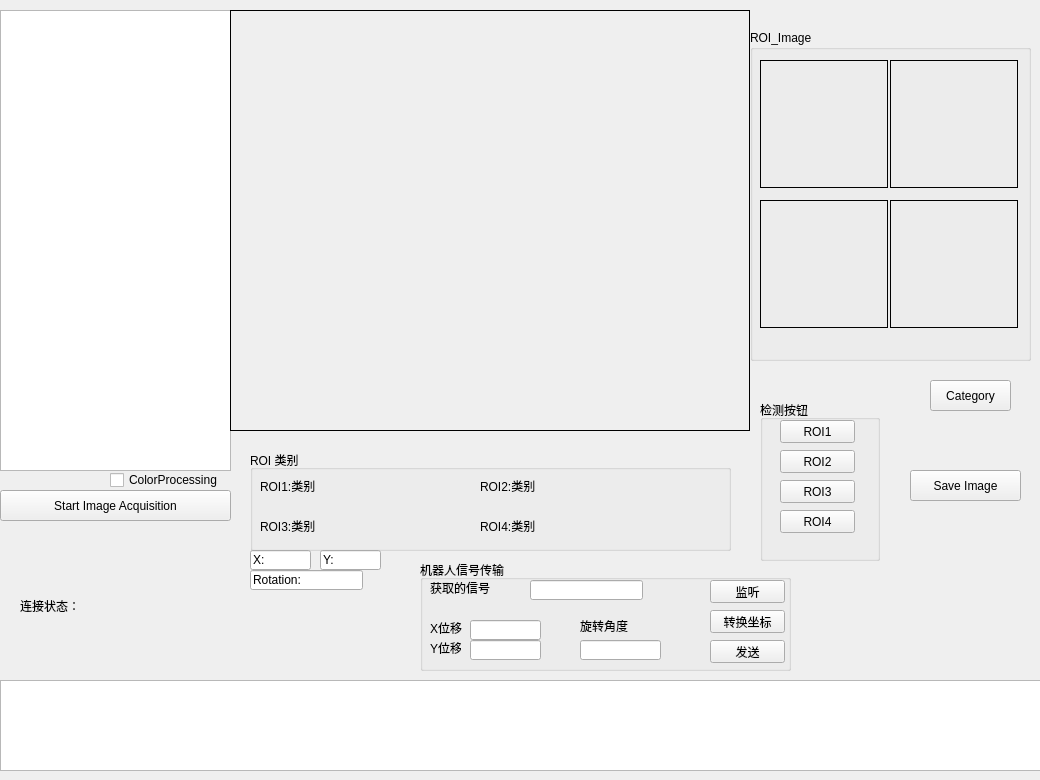
<?xml version="1.0" encoding="UTF-8"?>
<ui version="4.0">
 <class>AsynchronousGrabClass</class>
 <widget class="QMainWindow" name="AsynchronousGrabClass">
  <property name="geometry">
   <rect>
    <x>0</x>
    <y>0</y>
    <width>1040</width>
    <height>780</height>
   </rect>
  </property>
  <property name="sizePolicy">
   <sizepolicy hsizetype="Fixed" vsizetype="Fixed">
    <horstretch>0</horstretch>
    <verstretch>0</verstretch>
   </sizepolicy>
  </property>
  <property name="minimumSize">
   <size>
    <width>1040</width>
    <height>780</height>
   </size>
  </property>
  <property name="maximumSize">
   <size>
    <width>1040</width>
    <height>780</height>
   </size>
  </property>
  <property name="windowTitle">
   <string>AsynchronousGrab (Qt version)</string>
  </property>
  <property name="windowIcon">
   <iconset resource="AsynchronousGrab.qrc">
    <normaloff>:/AsynchronousGrabQt/AsynchronousGrab.png</normaloff>:/AsynchronousGrabQt/AsynchronousGrab.png</iconset>
  </property>
  <widget class="QWidget" name="centralWidget">
   <widget class="QListWidget" name="m_ListBoxCameras">
    <property name="geometry">
     <rect>
      <x>0</x>
      <y>10</y>
      <width>231</width>
      <height>461</height>
     </rect>
    </property>
   </widget>
   <widget class="QListWidget" name="m_ListLog">
    <property name="geometry">
     <rect>
      <x>0</x>
      <y>680</y>
      <width>1041</width>
      <height>91</height>
     </rect>
    </property>
   </widget>
   <widget class="QPushButton" name="m_ButtonStartStop">
    <property name="geometry">
     <rect>
      <x>0</x>
      <y>490</y>
      <width>231</width>
      <height>31</height>
     </rect>
    </property>
    <property name="text">
     <string>Start Image Acquisition</string>
    </property>
   </widget>
   <widget class="QLabel" name="m_LabelStream">
    <property name="geometry">
     <rect>
      <x>230</x>
      <y>10</y>
      <width>520</width>
      <height>421</height>
     </rect>
    </property>
    <property name="sizePolicy">
     <sizepolicy hsizetype="Fixed" vsizetype="Fixed">
      <horstretch>0</horstretch>
      <verstretch>0</verstretch>
     </sizepolicy>
    </property>
    <property name="frameShape">
     <enum>QFrame::Box</enum>
    </property>
    <property name="text">
     <string/>
    </property>
   </widget>
   <widget class="QCheckBox" name="m_ColorProcessingCheckBox">
    <property name="geometry">
     <rect>
      <x>110</x>
      <y>470</y>
      <width>121</width>
      <height>20</height>
     </rect>
    </property>
    <property name="text">
     <string>ColorProcessing</string>
    </property>
   </widget>
   <widget class="QPushButton" name="m_BtnImageSaved">
    <property name="geometry">
     <rect>
      <x>910</x>
      <y>470</y>
      <width>111</width>
      <height>31</height>
     </rect>
    </property>
    <property name="text">
     <string>Save Image</string>
    </property>
   </widget>
   <widget class="QGroupBox" name="m_GBox_ROIs">
    <property name="geometry">
     <rect>
      <x>750</x>
      <y>30</y>
      <width>281</width>
      <height>331</height>
     </rect>
    </property>
    <property name="title">
     <string>ROI_Image</string>
    </property>
    <widget class="QLabel" name="m_LabelSavedImage_4">
     <property name="geometry">
      <rect>
       <x>10</x>
       <y>30</y>
       <width>128</width>
       <height>128</height>
      </rect>
     </property>
     <property name="sizePolicy">
      <sizepolicy hsizetype="Fixed" vsizetype="Fixed">
       <horstretch>0</horstretch>
       <verstretch>0</verstretch>
      </sizepolicy>
     </property>
     <property name="frameShape">
      <enum>QFrame::Box</enum>
     </property>
     <property name="text">
      <string/>
     </property>
     <property name="scaledContents">
      <bool>true</bool>
     </property>
    </widget>
    <widget class="QLabel" name="m_LabelSavedImage_3">
     <property name="geometry">
      <rect>
       <x>10</x>
       <y>170</y>
       <width>128</width>
       <height>128</height>
      </rect>
     </property>
     <property name="sizePolicy">
      <sizepolicy hsizetype="Fixed" vsizetype="Fixed">
       <horstretch>0</horstretch>
       <verstretch>0</verstretch>
      </sizepolicy>
     </property>
     <property name="frameShape">
      <enum>QFrame::Box</enum>
     </property>
     <property name="text">
      <string/>
     </property>
     <property name="scaledContents">
      <bool>true</bool>
     </property>
    </widget>
    <widget class="QLabel" name="m_LabelSavedImage_2">
     <property name="geometry">
      <rect>
       <x>140</x>
       <y>30</y>
       <width>128</width>
       <height>128</height>
      </rect>
     </property>
     <property name="sizePolicy">
      <sizepolicy hsizetype="Fixed" vsizetype="Fixed">
       <horstretch>0</horstretch>
       <verstretch>0</verstretch>
      </sizepolicy>
     </property>
     <property name="frameShape">
      <enum>QFrame::Box</enum>
     </property>
     <property name="text">
      <string/>
     </property>
     <property name="scaledContents">
      <bool>true</bool>
     </property>
    </widget>
    <widget class="QLabel" name="m_LabelSavedImage">
     <property name="geometry">
      <rect>
       <x>140</x>
       <y>170</y>
       <width>128</width>
       <height>128</height>
      </rect>
     </property>
     <property name="sizePolicy">
      <sizepolicy hsizetype="Fixed" vsizetype="Fixed">
       <horstretch>0</horstretch>
       <verstretch>0</verstretch>
      </sizepolicy>
     </property>
     <property name="frameShape">
      <enum>QFrame::Box</enum>
     </property>
     <property name="text">
      <string/>
     </property>
     <property name="scaledContents">
      <bool>true</bool>
     </property>
    </widget>
   </widget>
   <widget class="QPushButton" name="m_BtnPistonCate">
    <property name="geometry">
     <rect>
      <x>930</x>
      <y>380</y>
      <width>81</width>
      <height>31</height>
     </rect>
    </property>
    <property name="text">
     <string>Category</string>
    </property>
   </widget>
   <widget class="QGroupBox" name="m_GBox_Cate">
    <property name="geometry">
     <rect>
      <x>250</x>
      <y>450</y>
      <width>481</width>
      <height>101</height>
     </rect>
    </property>
    <property name="title">
     <string>ROI 类别</string>
    </property>
    <widget class="QLabel" name="m_list_label">
     <property name="geometry">
      <rect>
       <x>10</x>
       <y>20</y>
       <width>71</width>
       <height>31</height>
      </rect>
     </property>
     <property name="text">
      <string>ROI1:类别</string>
     </property>
    </widget>
    <widget class="QLabel" name="m_list_label_2">
     <property name="geometry">
      <rect>
       <x>230</x>
       <y>20</y>
       <width>71</width>
       <height>31</height>
      </rect>
     </property>
     <property name="text">
      <string>ROI2:类别</string>
     </property>
    </widget>
    <widget class="QLabel" name="m_list_label_3">
     <property name="geometry">
      <rect>
       <x>10</x>
       <y>60</y>
       <width>71</width>
       <height>31</height>
      </rect>
     </property>
     <property name="text">
      <string>ROI3:类别</string>
     </property>
    </widget>
    <widget class="QLabel" name="m_list_label_4">
     <property name="geometry">
      <rect>
       <x>230</x>
       <y>60</y>
       <width>71</width>
       <height>31</height>
      </rect>
     </property>
     <property name="text">
      <string>ROI4:类别</string>
     </property>
    </widget>
   </widget>
   <widget class="QGroupBox" name="m_GBox_Detect">
    <property name="geometry">
     <rect>
      <x>760</x>
      <y>400</y>
      <width>120</width>
      <height>161</height>
     </rect>
    </property>
    <property name="title">
     <string>检测按钮</string>
    </property>
    <widget class="QPushButton" name="m_Btn_Detect_ROI1">
     <property name="geometry">
      <rect>
       <x>20</x>
       <y>20</y>
       <width>75</width>
       <height>23</height>
      </rect>
     </property>
     <property name="text">
      <string>ROI1</string>
     </property>
    </widget>
    <widget class="QPushButton" name="m_Btn_Detect_ROI2">
     <property name="geometry">
      <rect>
       <x>20</x>
       <y>50</y>
       <width>75</width>
       <height>23</height>
      </rect>
     </property>
     <property name="text">
      <string>ROI2</string>
     </property>
    </widget>
    <widget class="QPushButton" name="m_Btn_Detect_ROI3">
     <property name="geometry">
      <rect>
       <x>20</x>
       <y>80</y>
       <width>75</width>
       <height>23</height>
      </rect>
     </property>
     <property name="text">
      <string>ROI3</string>
     </property>
    </widget>
    <widget class="QPushButton" name="m_Btn_Detect_ROI4">
     <property name="geometry">
      <rect>
       <x>20</x>
       <y>110</y>
       <width>75</width>
       <height>23</height>
      </rect>
     </property>
     <property name="text">
      <string>ROI4</string>
     </property>
    </widget>
   </widget>
   <widget class="QLineEdit" name="m_LineXROI1">
    <property name="geometry">
     <rect>
      <x>250</x>
      <y>550</y>
      <width>61</width>
      <height>20</height>
     </rect>
    </property>
    <property name="text">
     <string>X:</string>
    </property>
   </widget>
   <widget class="QLineEdit" name="m_LineYROI1">
    <property name="geometry">
     <rect>
      <x>320</x>
      <y>550</y>
      <width>61</width>
      <height>20</height>
     </rect>
    </property>
    <property name="text">
     <string>Y:</string>
    </property>
   </widget>
   <widget class="QLineEdit" name="m_LineRotROI1">
    <property name="geometry">
     <rect>
      <x>250</x>
      <y>570</y>
      <width>113</width>
      <height>20</height>
     </rect>
    </property>
    <property name="text">
     <string>Rotation:</string>
    </property>
   </widget>
   <widget class="QGroupBox" name="m_GBox_Net">
    <property name="geometry">
     <rect>
      <x>420</x>
      <y>560</y>
      <width>371</width>
      <height>111</height>
     </rect>
    </property>
    <property name="title">
     <string>机器人信号传输</string>
    </property>
    <widget class="QPushButton" name="m_Btn_Listen">
     <property name="geometry">
      <rect>
       <x>290</x>
       <y>20</y>
       <width>75</width>
       <height>23</height>
      </rect>
     </property>
     <property name="text">
      <string>监听</string>
     </property>
    </widget>
    <widget class="QLineEdit" name="lineEdit">
     <property name="geometry">
      <rect>
       <x>110</x>
       <y>20</y>
       <width>113</width>
       <height>20</height>
      </rect>
     </property>
    </widget>
    <widget class="QLabel" name="m_Label_Get">
     <property name="geometry">
      <rect>
       <x>10</x>
       <y>20</y>
       <width>71</width>
       <height>16</height>
      </rect>
     </property>
     <property name="text">
      <string>获取的信号</string>
     </property>
    </widget>
    <widget class="QLabel" name="m_Label_X">
     <property name="geometry">
      <rect>
       <x>10</x>
       <y>60</y>
       <width>54</width>
       <height>16</height>
      </rect>
     </property>
     <property name="text">
      <string>X位移</string>
     </property>
    </widget>
    <widget class="QLabel" name="m_Label_Y">
     <property name="geometry">
      <rect>
       <x>10</x>
       <y>80</y>
       <width>31</width>
       <height>16</height>
      </rect>
     </property>
     <property name="text">
      <string>Y位移</string>
     </property>
    </widget>
    <widget class="QLabel" name="m_Label_R">
     <property name="geometry">
      <rect>
       <x>160</x>
       <y>60</y>
       <width>54</width>
       <height>12</height>
      </rect>
     </property>
     <property name="text">
      <string>旋转角度</string>
     </property>
    </widget>
    <widget class="QPushButton" name="m_Btn_Send">
     <property name="geometry">
      <rect>
       <x>290</x>
       <y>80</y>
       <width>75</width>
       <height>23</height>
      </rect>
     </property>
     <property name="text">
      <string>发送</string>
     </property>
    </widget>
    <widget class="QLineEdit" name="m_Robot_X">
     <property name="geometry">
      <rect>
       <x>50</x>
       <y>60</y>
       <width>71</width>
       <height>20</height>
      </rect>
     </property>
    </widget>
    <widget class="QLineEdit" name="m_Robot_Y">
     <property name="geometry">
      <rect>
       <x>50</x>
       <y>80</y>
       <width>71</width>
       <height>20</height>
      </rect>
     </property>
    </widget>
    <widget class="QLineEdit" name="m_Robot_R">
     <property name="geometry">
      <rect>
       <x>160</x>
       <y>80</y>
       <width>81</width>
       <height>20</height>
      </rect>
     </property>
    </widget>
    <widget class="QPushButton" name="m_BtnTran">
     <property name="geometry">
      <rect>
       <x>290</x>
       <y>50</y>
       <width>75</width>
       <height>23</height>
      </rect>
     </property>
     <property name="text">
      <string>转换坐标</string>
     </property>
    </widget>
   </widget>
   <widget class="QLabel" name="m_Status_Connect">
    <property name="geometry">
     <rect>
      <x>20</x>
      <y>590</y>
      <width>211</width>
      <height>31</height>
     </rect>
    </property>
    <property name="text">
     <string>连接状态：</string>
    </property>
   </widget>
  </widget>
 </widget>
 <layoutdefault spacing="6" margin="11"/>
 <resources>
  <include location="AsynchronousGrab.qrc"/>
 </resources>
 <connections>
  <connection>
   <sender>m_BtnImageSaved</sender>
   <signal>clicked()</signal>
   <receiver>AsynchronousGrabClass</receiver>
   <slot>OnBtnSavedImageClicked()</slot>
   <hints>
    <hint type="sourcelabel">
     <x>934</x>
     <y>483</y>
    </hint>
    <hint type="destinationlabel">
     <x>810</x>
     <y>457</y>
    </hint>
   </hints>
  </connection>
  <connection>
   <sender>m_BtnPistonCate</sender>
   <signal>clicked()</signal>
   <receiver>AsynchronousGrabClass</receiver>
   <slot>OnBtnPistonCategoryClicked()</slot>
   <hints>
    <hint type="sourcelabel">
     <x>788</x>
     <y>391</y>
    </hint>
    <hint type="destinationlabel">
     <x>777</x>
     <y>423</y>
    </hint>
   </hints>
  </connection>
  <connection>
   <sender>m_Btn_Detect_ROI1</sender>
   <signal>clicked()</signal>
   <receiver>AsynchronousGrabClass</receiver>
   <slot>OnBtn_1PistonLocationClicked()</slot>
   <hints>
    <hint type="sourcelabel">
     <x>795</x>
     <y>430</y>
    </hint>
    <hint type="destinationlabel">
     <x>749</x>
     <y>440</y>
    </hint>
   </hints>
  </connection>
  <connection>
   <sender>m_Btn_Listen</sender>
   <signal>clicked()</signal>
   <receiver>AsynchronousGrabClass</receiver>
   <slot>OnBtnListenClicked()</slot>
   <hints>
    <hint type="sourcelabel">
     <x>769</x>
     <y>593</y>
    </hint>
    <hint type="destinationlabel">
     <x>885</x>
     <y>596</y>
    </hint>
   </hints>
  </connection>
  <connection>
   <sender>m_Btn_Send</sender>
   <signal>clicked()</signal>
   <receiver>AsynchronousGrabClass</receiver>
   <slot>OnBtnListenClicked()</slot>
   <hints>
    <hint type="sourcelabel">
     <x>777</x>
     <y>651</y>
    </hint>
    <hint type="destinationlabel">
     <x>884</x>
     <y>637</y>
    </hint>
   </hints>
  </connection>
  <connection>
   <sender>m_BtnTran</sender>
   <signal>clicked()</signal>
   <receiver>AsynchronousGrabClass</receiver>
   <slot>TransformRobot()</slot>
   <hints>
    <hint type="sourcelabel">
     <x>759</x>
     <y>619</y>
    </hint>
    <hint type="destinationlabel">
     <x>837</x>
     <y>609</y>
    </hint>
   </hints>
  </connection>
 </connections>
 <slots>
  <slot>OnBtnSavedImageClicked()</slot>
  <slot>OnBtnPistonCategoryClicked()</slot>
  <slot>OnBtn_1PistonLocationClicked()</slot>
  <slot>OnBtnListenClicked()</slot>
  <slot>OnBtnSendClicked()</slot>
  <slot>TransformRobot()</slot>
 </slots>
</ui>
